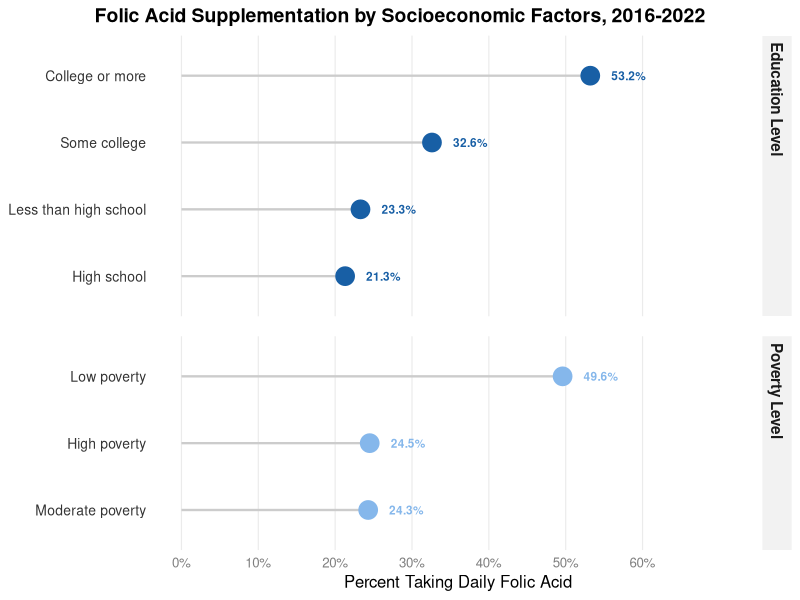
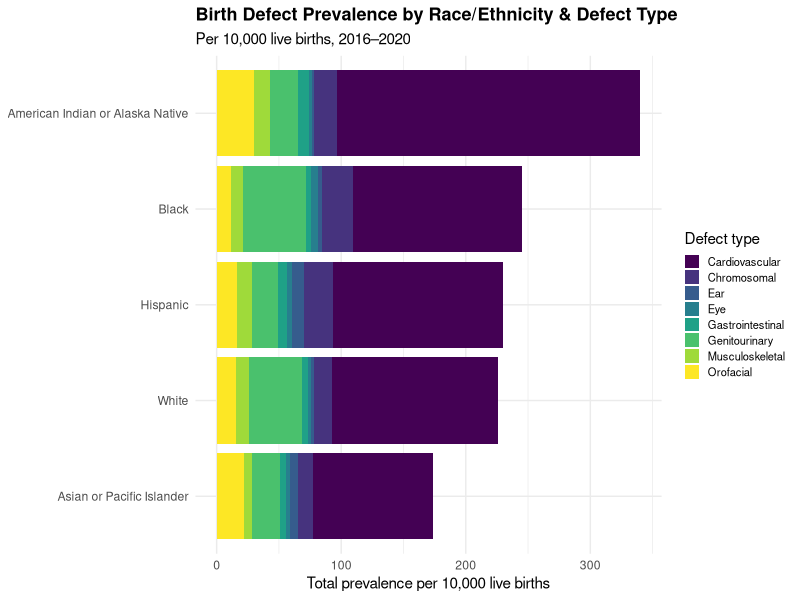
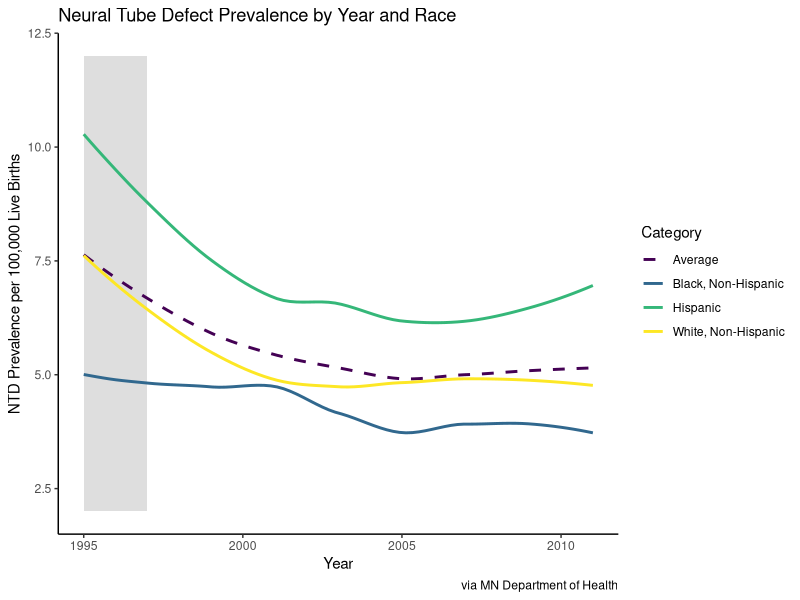

The R source for these figures, in order:
## ---- chunk 1
library(tidyverse)
library(tidytext)

folic_master <- read.csv('data/raw/Birth Defects_Folic Acid.csv')

folic_master %>%
  filter(
    Subtopic == "Folic Acid Use",
    Variable %in% c("Education Level", "Poverty Level")
  ) %>%
  group_by(Variable, Category) %>%
  summarize(pct = mean(Value, na.rm = TRUE), .groups = "drop") %>%
  mutate(Category = reorder_within(Category, pct, Variable)) %>%
  ggplot(aes(x = pct, y = Category, color = Variable)) +
  geom_segment(aes(x = 0, xend = pct, yend = Category), linewidth = 0.8, color = "grey80") +
  geom_point(size = 6) +
  geom_text(aes(label = paste0(round(pct, 1), "%")), nudge_x = 5, size = 3,
            fontface = "bold", show.legend = FALSE) +
  scale_y_reordered() +
  scale_color_manual(values = c("Education Level" = "#185FA5", "Poverty Level" = "#85B7EB")) +
  scale_x_continuous(limits = c(0, 72), breaks = seq(0, 60, 10),
                     labels = scales::label_percent(scale = 1)) +
  facet_grid(Variable ~ ., scales = "free_y", space = "free_y") +
  labs(
    title = "Folic Acid Supplementation by Socioeconomic Factors, 2016-2022",
    x = "Percent Taking Daily Folic Acid", y = NULL, color = NULL
  ) +
  theme_minimal(base_size = 12) +
  theme(
    legend.position = "none",
    strip.text = element_text(face = "bold", size = 11, hjust = 0),
    strip.background = element_rect(fill = "grey95", color = NA),
    plot.title.position = "plot",  
    plot.title = element_text(face = "bold", size = 14, hjust = 0.5),
    axis.text.y = element_text(size = 10, color = "grey20"),
    axis.text.x = element_text(color = "grey50"),
    panel.grid.major.y = element_blank(),
    panel.grid.minor = element_blank(),
    panel.grid.major.x = element_line(color = "grey92", linewidth = 0.4),
    panel.spacing = unit(1, "lines")
  )
## ---- chunk 2
maternal_master <- read.csv('data/raw/Birth Defects_Maternal Characteristics.csv')

maternal_stacked <- maternal_master %>%
  filter(
    Variable == "Maternal race/ethnicity",
    !Category %in% c("All races/ethnicities combined", "Other/Unknown")
  ) %>%
  group_by(Category, Note) %>%
  summarize(avg_prevalence = sum(Value, na.rm = TRUE), .groups = "drop") %>%
  mutate(Note = str_remove(Note, " \\(.*\\)"), Category = str_remove(Category, ",? Non-Hispanic| Non-Hispanic|/Non-Hispanic")) %>%
  group_by(Category) %>%
  mutate(total = sum(avg_prevalence)) %>% 
  ungroup()

ggplot(maternal_stacked, aes(x = reorder(Category, total),
                              y = avg_prevalence, 
                              fill = Note)) +
  geom_col() +
  coord_flip() +
  scale_fill_viridis_d(option = "viridis") +
  labs(
    title = "Birth Defect Prevalence by Race/Ethnicity & Defect Type",
    subtitle = "Per 10,000 live births, 2016–2020",
    x = NULL,
    y = "Total prevalence per 10,000 live births",
    fill = "Defect type"
  ) +
  theme_minimal() +
  theme(legend.position = "right",
        legend.text = element_text(size = 8),
        plot.title = element_text(face = "bold", size = 13),
        legend.key.size = unit(0.4, "cm")
        )
## ---- chunk 3
folic_master <- read.csv('data/raw/Birth Defects_Folic Acid.csv')

ntd_prevalence <- folic_master %>% 
  filter(Subtopic == "Neural tube defects") %>% 
  mutate(year = as.numeric(Year))

avg_ntd_prevalence <- ntd_prevalence %>%
  group_by(year) %>%
  summarize(Value = mean(Value)) %>%
  mutate(Category = "Average")

ntd_master <- ntd_prevalence %>%
  bind_rows(avg_ntd_prevalence)

ggplot(ntd_master, aes(x = year, y = Value)) +
  annotate("rect", xmin = 1995, xmax = 1997, ymin = 2, ymax = 12, alpha = 0.5, fill = "grey") +
  geom_smooth(aes(color = Category, linetype = Category), se = FALSE) +
  scale_color_viridis_d() +
  scale_linetype_manual(values = c(2, 1, 1, 1)) +
  labs(x = 'Year', y = 'NTD Prevalence per 100,000 Live Births', title = 'Neural Tube Defect Prevalence by Year and Race', caption = 'via MN Department of Health') +
  theme_classic()
